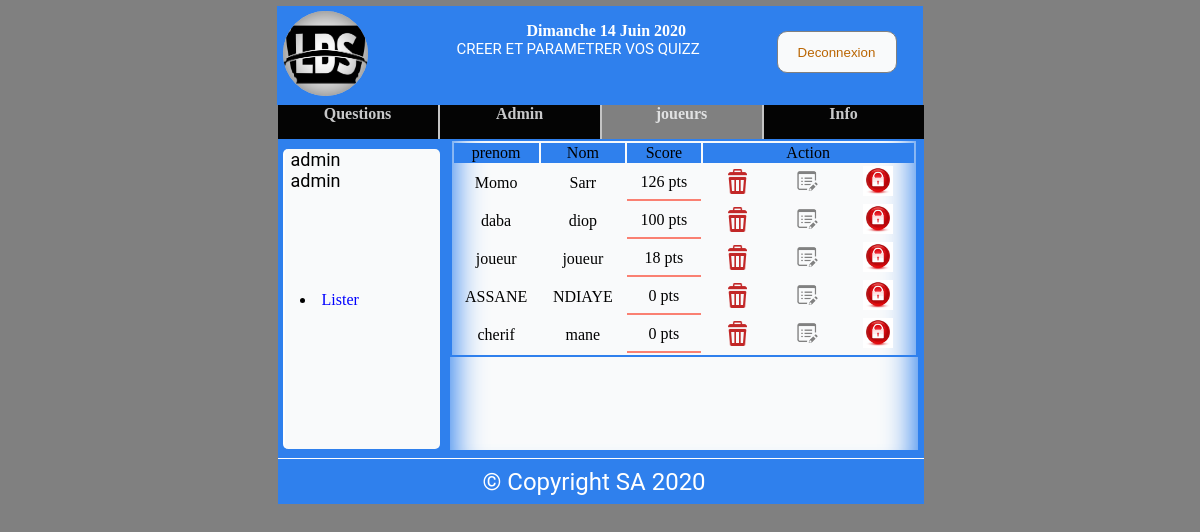
The page /src/lister_joueur.php (signed in) on the database its author committed.
### tables this page shows
CREATE TABLE IF NOT EXISTS `score` (
  `id_score` int(11) NOT NULL AUTO_INCREMENT,
  `score` int(11) NOT NULL,
  `Login` varchar(50) NOT NULL,
  PRIMARY KEY (`id_score`),
  KEY `score_utilisateur_FK` (`Login`)
);

CREATE TABLE IF NOT EXISTS `utilisateur` (
  `prenom` varchar(50) NOT NULL,
  `Nom` varchar(50) NOT NULL,
  `Login` varchar(50) NOT NULL,
  `pass` varchar(50) NOT NULL,
  `image` varchar(50) NOT NULL,
  `privilege` varchar(50) NOT NULL,
  `statut` int(11) NOT NULL,
  PRIMARY KEY (`Login`)
);

### src/lister_joueur.php (the view, shortened to what this page needs)
<!DOCTYPE html>
<html>
<head>
	<link rel="stylesheet" type="text/css" href="../css/style.css">
	<link rel="stylesheet" type="text/css" href="../css/admin.css">
</head>
<body>
<div class="principal mt-1">
	<div class="header">
		<?php include('header.php') ?>
	</div>
	<?php include('menu.php') ?>
	<div class="cadre">
		<div class="profil">
			 <div class="prenom"><?php echo $_SESSION['prenom']?></div>
			 <div class="prenom"><?php echo $_SESSION['nom']?></div>
			 <div class="menuQuest color" ><li><a href="lister_joueur.php">Lister</a></li></div>
		</div>
		<div class="jeux">
			<div class="question">
				<form method="post">
				<table>
				<?php
				include('cnx.php');
				$liste=array();
				$rep =$connect->prepare("SELECT * FROM utilisateur,score WHERE privilege='joueur' AND utilisateur.login=score.login ORDER BY score DESC");
				$rep->execute();
				while ($all = $rep->fetch()) {
					$liste[]=$all;
				}
				?>
				<tr>
					<td style="background-color: #2F80ED;text-align: center;">prenom</td>
					<td style="background-color: #2F80ED;text-align: center;">Nom</td>
					<td style="background-color: #2F80ED;text-align: center;">Score</td>
					<td colspan=3 style="background-color: #2F80ED;text-align: center;">Action</td>
				</tr>
				<?php
				if (isset($_POST['suivant'] ) && $_SESSION['fin']<count($liste)) {
						$debut=$_SESSION['fin'];
						$fin=$_SESSION['fin']+5;
					}elseif (isset($_POST['precedent']) && $_SESSION['fin']>5) {
						$debut=$_SESSION['fin']-10;
						$fin=$_SESSION['fin']-5;
					}else{
						$debut=0;
						$fin=5;
					}
				for ($i=$debut; $i <$fin ; $i++) {
						if ($i<count($liste)) {
						?>
						<tr>
						<td> <?php echo $liste[$i]['prenom']; ?></td>
						<td> <?php echo $liste[$i]['Nom']; ?></td>
						<td style="border-bottom:2px solid salmon"> <?php echo $liste[$i]['score']." pts";; ?></td>
						<td>
							<?php
			echo "<a href=\"supprimer_joueur.php?Login=".$liste[$i]['Login']."\" style='color:red' onclick=\"return(confirm('voulez vous supprimer ".$liste[$i]['prenom']." ?'));\"><img src=\"../images/sup.png\" title=\"supprimer\" style=\"width:25px;height:25px\"></a>" ;
							?>
						</td>
						<td>
							<?php
			echo "<a href=\"#?Login=".$liste[$i]['Login']."\" style='color:red' ><img src=\"../images/ic-liste.png\" title=\"Modifier\"></a>" ;
							?>
						</td>
						<td>
							<?php
							if($liste[$i]['statut']==1){
			echo "<a href=\"bloquer_joueur.php?Login=".$liste[$i]['Login']."\" onclick=\"return(confirm('voulez vous bloquer ".$liste[$i]['prenom']." ?'));\"><img src=\"../images/blqer.jpg\" title=\"bloquer\" id=\"sup\" style=\"width:30px;height:30px\"></a>" ;
							}else{
			echo "<a href=\"debloquer.php?Login=".$liste[$i]['Login']."\" onclick=\"return(confirm('voulez vous debloquer ".$liste[$i]['prenom']." ?'));\"><img src=\"../images/debloquer.png\" title=\"debloquer\" style=\"width:30px;height:30px\"></a>" ;
							}
							?>
						</td>
						</tr>
						<?php
						}
					}
				?>
				</table>
				</form>
			</div>
		</div>
	</div>
	<div class="footer"></div>
	<div class="FT">© Copyright SA 2020</div>
</div>
</body>
</html>

### src/header.php
<?php
$jour = array("Dimanche","Lundi","Mardi","Mercredi","Jeudi","Vendredi","Samedi");
$mois = array("","Janvier","Février","Mars","Avril","Mai","Juin","Juillet","Août","Septembre","Octobre","Novembre","Décembre");
$datefr = $jour[date("w")]." ".date("d")." ".$mois[date("n")]." ".date("Y");
?>
<div class="image"><img src="../images/<?php echo $_SESSION['image']?>" style="width: 85px;height: 85px;border-radius: 50%"></div>
<strong><p style="left: 250px;color: white;position: absolute;background-color: #2F80ED;"><?php  echo $datefr ?></p></strong>
	<MARQUEE LOOP="17" class="headerText"> CREER ET PARAMETRER VOS QUIZZ</label></MARQUEE>
	<button class="decnx"><a href="logout.php" onclick="return(confirm('voulez vous deconnecter?'));"> Deconnexion</a></button>

### src/menu.php
<div class="menu">
		<div class="pageMenu positionMenu1"><a href="question.php"><strong>Questions</strong></a></div>
		<div class="pageMenu positionMenu2"><a href="lister_admin.php"><strong> Admin</strong></span></a></div>
		<div class="pageMenu positionMenu3" ><a href="lister_joueur.php"><strong>joueurs</strong></a></div>
		<div class="pageMenu positionMenu4" ><a href="info.php"><strong>Info</strong></a></div>
</div>

### css/style.css (style rules this page uses)
body { background-color: grey; }
.principal { position: relative; width: 645px; height: 495px; background: #F9FAFB; margin:auto auto; }
a { text-decoration: none; color: rgb(186,101,2); }
.footer { position: absolute; width: 646px; height: 45px; left: 0px; top: 450px; background: #2F80ED; border-top:1px solid white; }
.FT { position: absolute; width: 234px; height: 35px; left: 205px; top: 460px; font-family: Roboto; font-style: normal; font-weight: normal; font-size: 24px; line-height: 28px; color: #FFFFFF; }

### css/admin.css (style rules this page uses)
body { background-color: grey; }
.header { position: absolute; width: 646px; height: 99px; left: -1px; top: -2px; background: #2F80ED; }
.decnx { position: absolute; width: 120px; height: 42px; left: 500px; top: 25px; background: #F9FAFB; border-radius: 10px; border:1px solid grey; }
.image { position: absolute; width: 85px; height: 85px; left: 6px; top: 5px; background: #C4C4C4; border-radius:50%; }
.headerText { position: absolute; width: 300px; height: 29px; left: 180px; top: 33px; font-family: Roboto; font-style: normal; font-weight: normal; font-size: 15px; line-height: 21px; color: #FFFFFF; }
.menu { position: absolute; width: 646px; height: 34px; left: 0px; top: 97px; background: #C4C4C4; }
.pageMenu { position: absolute; width: 160px; height: 34px; left: 0px; background: #040404; text-align: center; }
.positionMenu2 { left:162px; }
.positionMenu3 { left:324px; }
.positionMenu4 { left:486px; }
.menu a { text-decoration: none; color: #F9FAFB; opacity: 0.8; }
.cadre { position: absolute; width: 646px; height: 320px; left: 0px; top: 131px; background-color:#2F80ED; }
.profil { position: absolute; width: 155px; height: 300px; left: 5px; top: 10px; background: #F9FAFB; border-left:2px solid white; border-radius: 5px; }
.menuQuest { position: relative; width: 160px; height: 30px; top: 100px; border-radius: 5px; margin-left: 15px; }
.menuQuest a { color: black; }
.prenom { position: relative; left: 6px; font-family: Roboto; font-style: normal; font-weight: normal; font-size: 18px; line-height: 21px; color: #000000; }
.jeux { position: absolute; width: 484px; height: 315px; left: 162px; background: #2F80ED; }
.question { position: absolute; width: 468px; height: 310.84px; left: 10px; background: #F9FAFB; overflow: auto; box-shadow: inset -35px 0px 30px -30px #2F80ED,inset 35px 0px 30px -30px #2F80ED; }

### src/lister_joueur.php (style rules this page uses)
.positionMenu3 { background-color: grey; }
.color a { color: blue; }
td { width: 100px; text-align: center; }
table { left: 100px; border:2px solid #2F80ED; margin: auto auto; }

### rows shown on the page
score: Login.prenom "Momo", Login.Nom "Sarr", score "126"
score: Login.prenom "daba", Login.Nom "diop", score "100"
score: Login.prenom "joueur", Login.Nom "joueur", score "18"
score: Login.prenom "ASSANE", Login.Nom "NDIAYE", score "0"
score: Login.prenom "cherif", Login.Nom "mane", score "0"

### other values the page prints
$_SESSION['prenom'] "admin"
$_SESSION['nom'] "admin"
